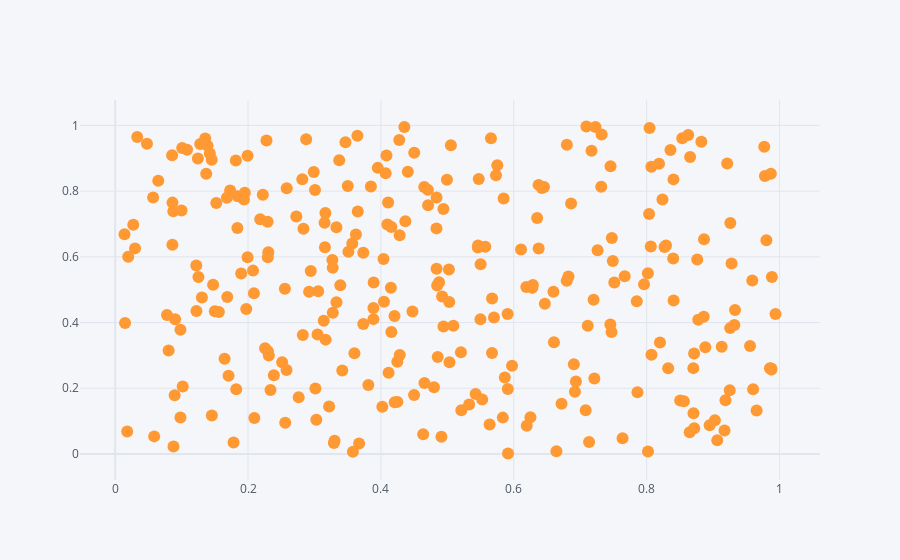

Source (notebook cell):
### Code cell
df.iplot(x = 'a', y= 'b', mode = 'markers')

### Figure 1 — Plotly figure (JSON) as saved in the notebook; plotly's stock layout.template omitted (floating-point values rounded to 4 significant figures; data arrays with more than 128 entries replaced by an {"elided": "..."} marker saying what was removed)
{"data": [{"line": {"color": "rgba(255, 153, 51, 1.0)", "dash": "solid", "shape": "linear", "width": 1.3}, "marker": {"size": 12, "symbol": "circle"}, "mode": "markers", "name": "b", "text": "", "type": "scatter", "x": {"elided": "300 float values"}, "y": {"elided": "300 float values"}}], "layout": {"legend": {"bgcolor": "#F5F6F9", "font": {"color": "#4D5663"}}, "paper_bgcolor": "#F5F6F9", "plot_bgcolor": "#F5F6F9", "title": {"font": {"color": "#4D5663"}}, "xaxis": {"gridcolor": "#E1E5ED", "showgrid": true, "tickfont": {"color": "#4D5663"}, "title": {"font": {"color": "#4D5663"}, "text": ""}, "zerolinecolor": "#E1E5ED"}, "yaxis": {"gridcolor": "#E1E5ED", "showgrid": true, "tickfont": {"color": "#4D5663"}, "title": {"font": {"color": "#4D5663"}, "text": ""}, "zerolinecolor": "#E1E5ED"}}}
